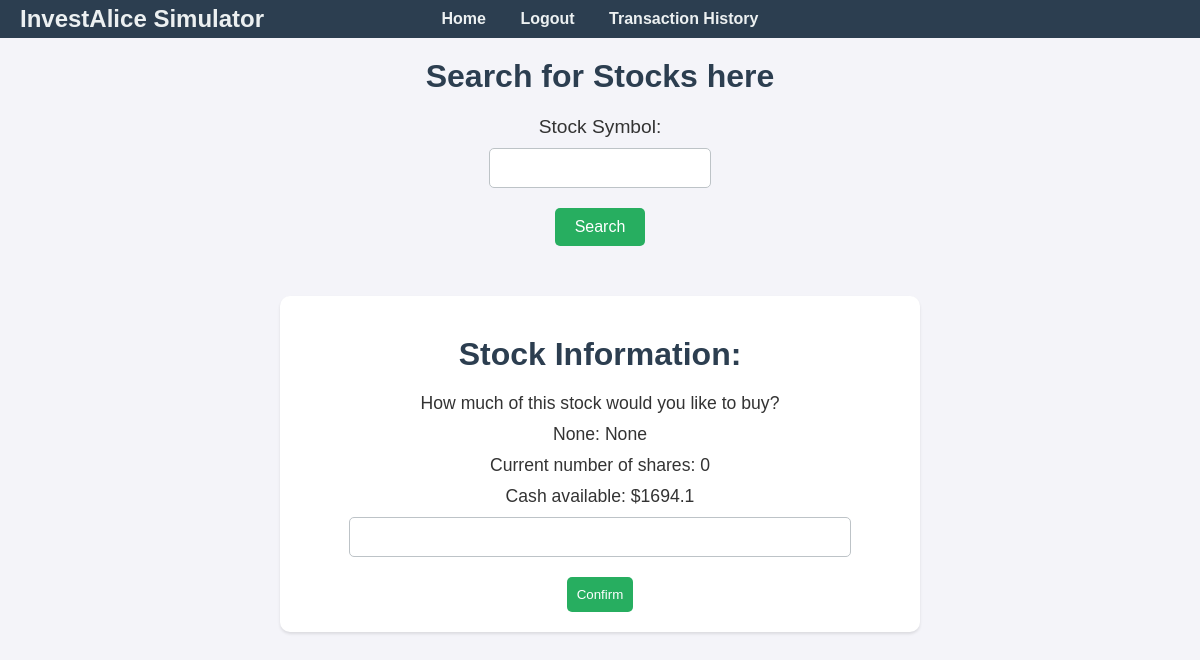
Page /buy-stock (signed in) on the earlier database version.
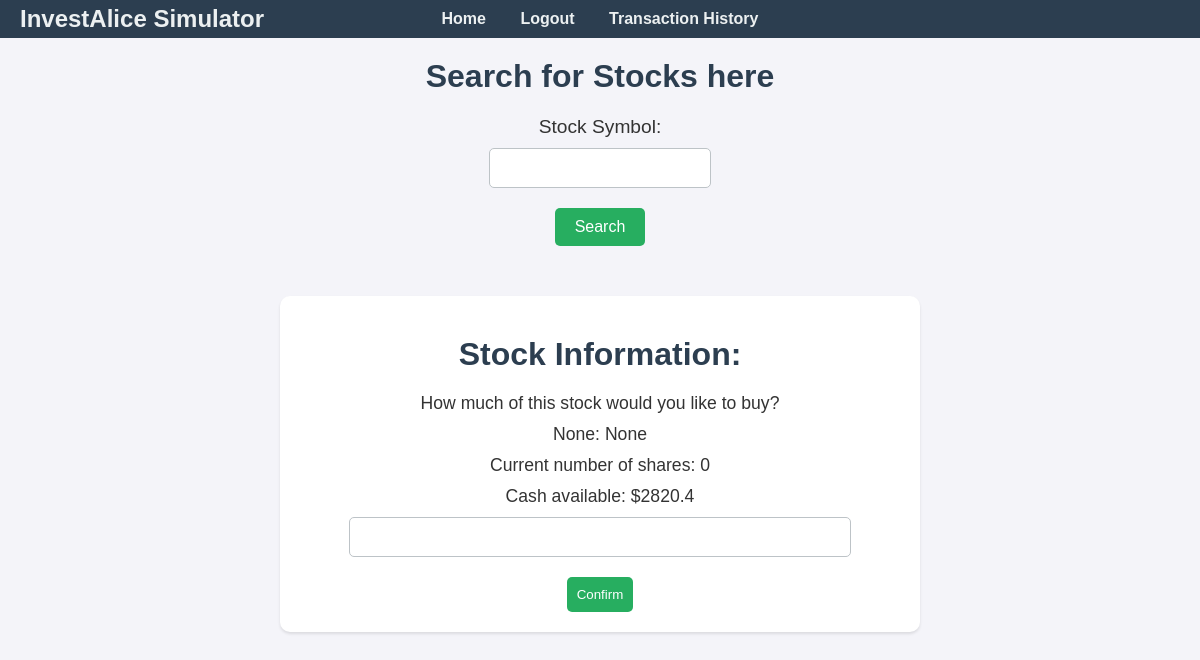
Same page on the later database version.
### models.py (models this page shows, shortened)
class User(UserMixin, db.Model):
    id = db.Column(db.Integer, primary_key=True)
    username = db.Column(db.String(150), unique=True, nullable=False)
    password = db.Column(db.String(500), nullable=False)
    stocks = db.relationship('Stock', backref='owner', lazy=True, cascade="all, delete-orphan")
    transactions = db.relationship('Transaction', backref='owner', lazy=True, cascade="all, delete-orphan")
    cash = db.Column(db.Float, default=5000, nullable=False)
    value = db.Column(db.Float, default=0, nullable=False)
    revenue = db.Column(db.Float, default=0, nullable=False)

### routes.py (the view, shortened to what this page needs)
@app.route('/buy-stock', methods=['GET', 'POST'])
def buystock():
    stock_price = request.args.get('stock_price')
    ticker = request.args.get('ticker')
    current_share = Stock.query.filter_by(stock=ticker, user_id = current_user.id).first()
    num_shares=0
    if current_share:
        num_shares = current_share.shares
    form = SharesForm()
    return render_template('buy.html', form=form, price=stock_price, ticker=ticker, num_shares=num_shares, invalid=False)

### forms.py
class SharesForm(FlaskForm):
    shares = IntegerField("# of shares: ")
    submit = SubmitField('Confirm')

### app.py (called while the page is built)
@login_manager.user_loader
def load_user(user_id):
    from models import User
    return User.query.get(int(user_id))

### templates/buy.html (shortened to what this page needs)
{% extends "base.html" %}
{% block content %}
<div class="stock-info">
    <h1>Stock Information:</h1>
    <p>How much of this stock would you like to buy?</p>
    <p>{{ ticker }}: {{ price }}</p>
    <p>Current number of shares: <span id="num-shares">{{ num_shares }}</span></p>
    <p>Cash available: $<span id="cash-available">{{ current_user.cash | round(2) }}</span></p>
    <form action="" method='POST' id="buy-form">
        {{ form.shares(class_='form-control', id='shares-input') }}
        {{ form.submit(class_='btn btn-primary') }}
    </form>
</div>
{% endblock content %}

### templates/base.html (shortened to what this page needs)
<!DOCTYPE html>
<html lang="en">
<head>
    <link rel="stylesheet" href="{{ url_for('static', filename='css/styles.css') }}">
</head>
<body>
    <header name="header">
        <div class="logo">
            <p>InvestAlice Simulator</p>
        </div>
        <nav>
            <a href="{{ url_for('home')}}">Home</a>
            {% if current_user.is_authenticated %}
                <a href="{{url_for('logout')}}">Logout</a>
                <a href="{{ url_for('transaction_history')}}">Transaction History</a>
            {% else %}
                <a href="{{ url_for('login')}}">Login</a>
                <a href="{{ url_for('register')}}">Register</a>
            {% endif %}
        </nav>
    </header>
    {% if current_user.is_authenticated %}
        <h1>Search for Stocks here</h1>
        <form class="search-form" action="{{ url_for('search_stock') }}" method="POST">
            <label for="stock_symbol">Stock Symbol: </label>
            <input type="text" id="stock_symbol" name="stock_symbol" required>
            <button type="submit">Search</button>
        </form>
    {% endif %}
    {% block content %}
    {% endblock %}
</body>
</html>

### static/css/styles.css (style rules this page uses)
body { font-family: Arial, sans-serif; background-color: #f4f4f9; margin: 0; padding: 0; color: #333; }
header { background-color: #2c3e50; padding: 10px 0; display: flex; align-items: center; justify-content: center; position: relative; }
.logo { position: absolute; left: 20px; }
.logo p { color: #ecf0f1; font-size: 1.5em; font-weight: bold; margin: 0; }
nav { text-align: center; }
nav a { color: #ecf0f1; text-decoration: none; font-weight: bold; margin: 0 15px; }
h1 { text-align: center; color: #2c3e50; margin-top: 20px; }
p { font-size: 1.1em; }
.stock-info { width: 50%; margin: 50px auto; padding: 20px; background-color: #fff; box-shadow: 0 2px 3px rgba(0,0,0,0.1); border-radius: 10px; text-align: center; }
.stock-info h1 { color: #2c3e50; margin-bottom: 20px; }
.stock-info p { font-size: 1.1em; margin: 10px 0; }
.stock-info form { display: flex; flex-direction: column; align-items: center; }
.stock-info .form-control { padding: 10px; font-size: 1em; border: 1px solid #bdc3c7; border-radius: 5px; margin-bottom: 20px; width: 80%; }
.stock-info .btn-primary { background-color: #27ae60; color: #fff; padding: 10px; border: none; border-radius: 5px; cursor: pointer; }
.search-form { display: flex; flex-direction: column; align-items: center; margin-top: 20px; }
.search-form label { font-size: 1.2em; margin-bottom: 10px; }
.search-form input[type="text"] { padding: 10px; font-size: 1em; border: 1px solid #bdc3c7; border-radius: 5px; width: 200px; margin-bottom: 20px; }
.search-form button { background-color: #27ae60; color: #fff; padding: 10px 20px; border: none; border-radius: 5px; cursor: pointer; font-size: 1em; }

Differences in the rows shown:
changed User: cash "1694.1" → "2820.4"
